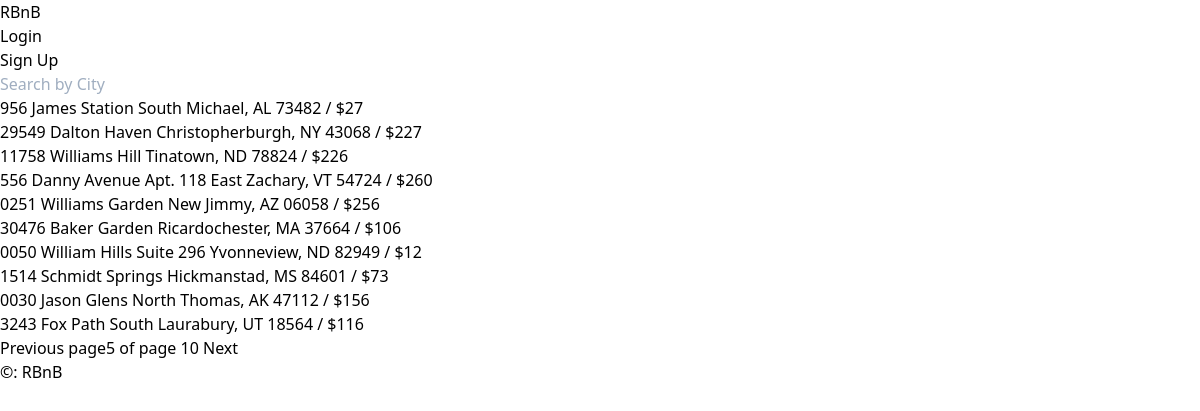
Before: /?page=5 with the older database file.
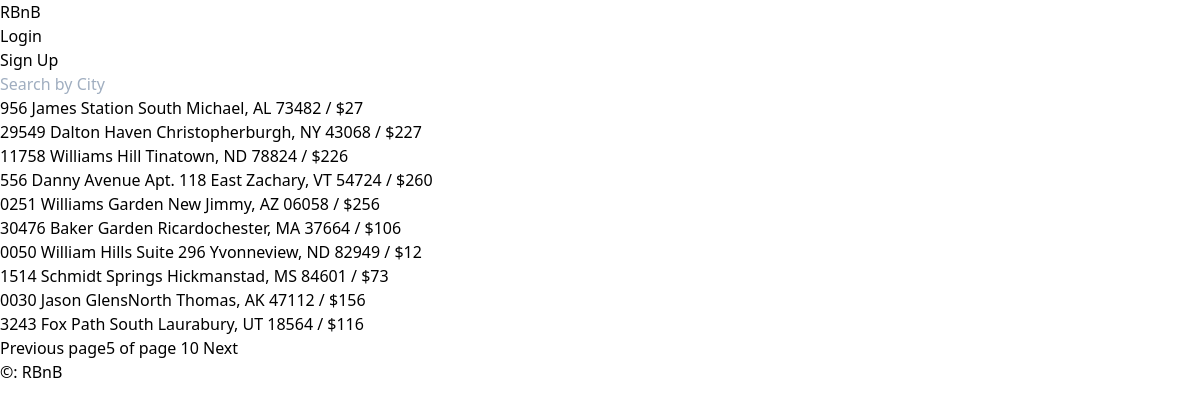
After: the same page with the newer database file.
### rooms/models.py (models this page shows, shortened)
class Room(core_models.TimeStampedModel):
    name = models.CharField(max_length=140)
    description = models.TextField()
    country = CountryField()
    city = models.CharField(max_length=80)
    price = models.IntegerField()
    address = models.CharField(max_length=140)
    guests = models.IntegerField(help_text="How many people will be staying?")
    beds = models.IntegerField()
    bedrooms = models.IntegerField()
    baths = models.IntegerField()
    check_in = models.TimeField()
    check_out = models.TimeField()
    instant_book = models.BooleanField(default=False)
    host = models.ForeignKey(
        "users.User", related_name="rooms", on_delete=models.CASCADE
    )
    room_type = models.ForeignKey(
        "RoomType", related_name="rooms", on_delete=models.SET_NULL, null=True
    )
    amenities = models.ManyToManyField("Amenity", related_name="rooms", blank=True)
    facilities = models.ManyToManyField("Facility", related_name="rooms", blank=True)
    house_rules = models.ManyToManyField("HouseRule", related_name="rooms", blank=True)

### rooms/views.py (the view)
# urls.py: path("", room_views.HomeView.as_view(), name="home"),
class HomeView(ListView):
    model = models.Room
    paginate_by = 10
    paginate_orphans = 0
    ordering = "created"
    context_object_name = "rooms"

### templates/rooms/room_list.html (shortened to what this page needs)
{% extends "base.html" %}
{% block content %}
{% for room in rooms %}
<h5>
  <a href="{% url "rooms:detail" room.pk %}">
    {{room.name}} / ${{room.price}}
  </a>
</h5>
{% endfor %}
<h5>
  {% if page_obj.has_previous %}
  <a href=" ?page={{page_obj.previous_page_number}}">Previous</a>
  {% endif %}
  page{{page_obj.number}} of page {{page_obj.paginator.num_pages}}
  {% if page_obj.has_next %}
  <a href="?page={{page_obj.next_page_number}}">Next</a>
  {% endif %}<br>
</h5>
{% endblock content %}

Changed rows visible on the page:
changed Room: name "0030 Jason Glens North Thomas, AK 47112" → "0030 Jason GlensNorth Thomas, AK 47112"
